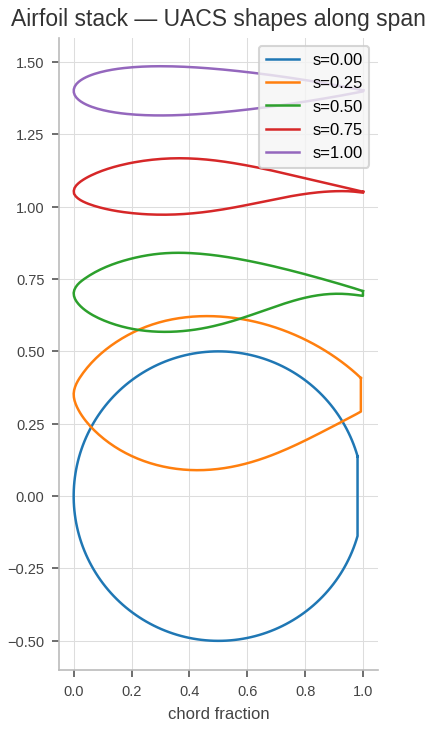

Python code for this plot:
"""ex05 — airfoil stack: the section shapes a blade blends between.

UACS shapes sampled at several span stations, stacked with a vertical
offset (root at the bottom, tip at the top).
"""

from pathlib import Path

import matplotlib

matplotlib.use("Agg")
import matplotlib.pyplot as plt
from b3_blade.templates.blade_mini import BladeMini
from b3_geo import get_wire
from b3_plot._style import configure, style_ax

configure()
blade = BladeMini()
pf, stack = blade.planform(), blade.airfoil_stack()

fig, ax = plt.subplots(figsize=(8, 5))
stations = [0.0, 0.25, 0.5, 0.75, 1.0]
for k, s in enumerate(stations):
    uacs = get_wire(pf, stack, s=s).point_data["geo.uacs"]
    ax.plot(uacs[:, 0], uacs[:, 1] + 0.35 * k, lw=1.2, label=f"s={s:.2f}")
ax.set_aspect("equal")
ax.set_xlabel("chord fraction")
ax.legend(fontsize=8, loc="upper right")
ax.set_title("Airfoil stack — UACS shapes along span", fontsize=11)
style_ax(ax)
fig.tight_layout()

out = Path("examples/ex05_airfoil_stack.png")
out.parent.mkdir(exist_ok=True)
fig.savefig(out, dpi=150)
print(f"  plot → file://{out.resolve()}")
